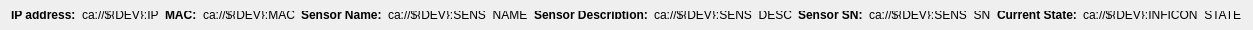
    <widget class="QFrame" name="InficonInfo">
     <property name="minimumSize">
      <size>
       <width>0</width>
       <height>30</height>
      </size>
     </property>
     <property name="maximumSize">
      <size>
       <width>16777215</width>
       <height>30</height>
      </size>
     </property>
     <layout class="QHBoxLayout" name="horizontalLayout">
      <item>
       <widget class="QLabel" name="label_6">
        <property name="font">
         <font>
          <weight>75</weight>
          <bold>true</bold>
         </font>
        </property>
        <property name="text">
         <string>IP address:</string>
        </property>
       </widget>
      </item>
      <item>
       <widget class="PyDMLabel" name="PyDMLabel_2">
        <property name="toolTip">
         <string/>
        </property>
        <property name="text">
         <string>ca://${DEV}:IP</string>
        </property>
        <property name="precisionFromPV" stdset="0">
         <bool>false</bool>
        </property>
        <property name="alarmSensitiveContent" stdset="0">
         <bool>true</bool>
        </property>
        <property name="alarmSensitiveBorder" stdset="0">
         <bool>false</bool>
        </property>
        <property name="channel" stdset="0">
         <string>ca://${DEV}:IP</string>
        </property>
       </widget>
      </item>
      <item>
       <widget class="QLabel" name="label_44">
        <property name="font">
         <font>
          <weight>75</weight>
          <bold>true</bold>
         </font>
        </property>
        <property name="text">
         <string>MAC:</string>
        </property>
       </widget>
      </item>
      <item>
       <widget class="PyDMLabel" name="PyDMLabel_37">
        <property name="toolTip">
         <string/>
        </property>
        <property name="text">
         <string>ca://${DEV}:MAC</string>
        </property>
        <property name="precisionFromPV" stdset="0">
         <bool>false</bool>
        </property>
        <property name="alarmSensitiveContent" stdset="0">
         <bool>true</bool>
        </property>
        <property name="alarmSensitiveBorder" stdset="0">
         <bool>false</bool>
        </property>
        <property name="channel" stdset="0">
         <string>ca://${DEV}:MAC</string>
        </property>
       </widget>
      </item>
      <item>
       <widget class="QLabel" name="label_7">
        <property name="font">
         <font>
          <weight>75</weight>
          <bold>true</bold>
         </font>
        </property>
        <property name="text">
         <string>Sensor Name:</string>
        </property>
       </widget>
      </item>
      <item>
       <widget class="PyDMLabel" name="PyDMLabel_3">
        <property name="toolTip">
         <string/>
        </property>
        <property name="text">
         <string>ca://${DEV}:SENS_NAME</string>
        </property>
        <property name="precisionFromPV" stdset="0">
         <bool>false</bool>
        </property>
        <property name="alarmSensitiveContent" stdset="0">
         <bool>true</bool>
        </property>
        <property name="alarmSensitiveBorder" stdset="0">
         <bool>false</bool>
        </property>
        <property name="channel" stdset="0">
         <string>ca://${DEV}:SENS_NAME</string>
        </property>
       </widget>
      </item>
      <item>
       <widget class="QLabel" name="label_8">
        <property name="font">
         <font>
          <weight>75</weight>
          <bold>true</bold>
         </font>
        </property>
        <property name="text">
         <string>Sensor Description:</string>
        </property>
       </widget>
      </item>
      <item>
       <widget class="PyDMLabel" name="PyDMLabel_4">
        <property name="toolTip">
         <string/>
        </property>
        <property name="text">
         <string>ca://${DEV}:SENS_DESC</string>
        </property>
        <property name="precisionFromPV" stdset="0">
         <bool>false</bool>
        </property>
        <property name="alarmSensitiveContent" stdset="0">
         <bool>true</bool>
        </property>
        <property name="alarmSensitiveBorder" stdset="0">
         <bool>false</bool>
        </property>
        <property name="channel" stdset="0">
         <string>ca://${DEV}:SENS_DESC</string>
        </property>
       </widget>
      </item>
      <item>
       <widget class="QLabel" name="label_9">
        <property name="font">
         <font>
          <weight>75</weight>
          <bold>true</bold>
         </font>
        </property>
        <property name="text">
         <string>Sensor SN:</string>
        </property>
       </widget>
      </item>
      <item>
       <widget class="PyDMLabel" name="PyDMLabel_5">
        <property name="toolTip">
         <string/>
        </property>
        <property name="text">
         <string>ca://${DEV}:SENS_SN</string>
        </property>
        <property name="precisionFromPV" stdset="0">
         <bool>false</bool>
        </property>
        <property name="alarmSensitiveContent" stdset="0">
         <bool>true</bool>
        </property>
        <property name="alarmSensitiveBorder" stdset="0">
         <bool>false</bool>
        </property>
        <property name="channel" stdset="0">
         <string>ca://${DEV}:SENS_SN</string>
        </property>
       </widget>
      </item>
      <item>
       <widget class="QLabel" name="label_5">
        <property name="font">
         <font>
          <weight>75</weight>
          <bold>true</bold>
         </font>
        </property>
        <property name="text">
         <string>Current State:</string>
        </property>
       </widget>
      </item>
      <item>
       <widget class="PyDMLabel" name="PyDMLabel">
        <property name="toolTip">
         <string/>
        </property>
        <property name="text">
         <string>ca://${DEV}:INFICON_STATE</string>
        </property>
        <property name="precisionFromPV" stdset="0">
         <bool>false</bool>
        </property>
        <property name="alarmSensitiveContent" stdset="0">
         <bool>true</bool>
        </property>
        <property name="alarmSensitiveBorder" stdset="0">
         <bool>false</bool>
        </property>
        <property name="channel" stdset="0">
         <string>ca://${DEV}:INFICON_STATE</string>
        </property>
       </widget>
      </item>
     </layout>
    </widget>
